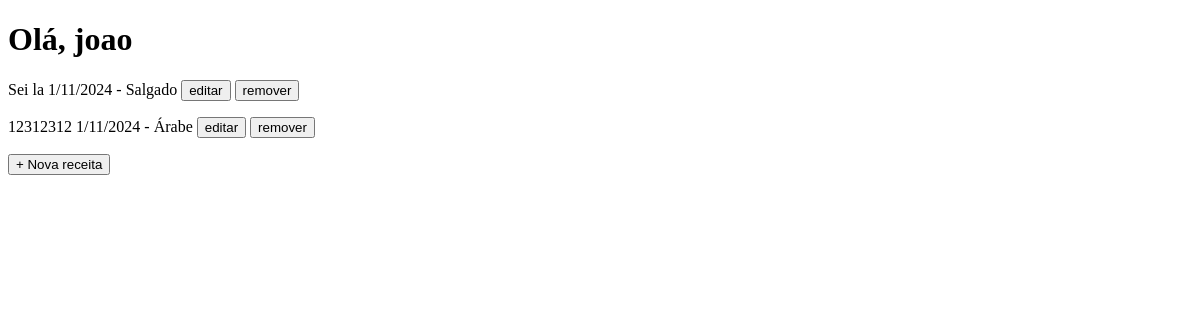
Page /recipes/ (signed in) on the earlier database version.
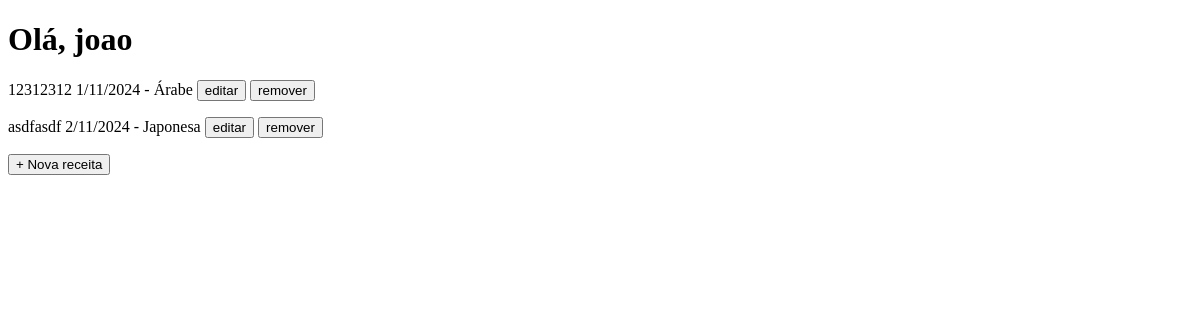
Same page on the later database version.
### recipebook/models.py (models this page shows, shortened)
class User(db.Model, UserMixin):
    __tablename__ = 'user'
    id = db.Column(db.Integer, primary_key=True, autoincrement=True)
    name = db.Column(db.String(50), nullable=False)
    email = db.Column(db.String(50), nullable=False, unique=True)
    password = db.Column(db.String(255), nullable=False)
    recipes = db.relationship('Recipe', backref='user', lazy=True, passive_deletes=True)
    liked_recipes = db.relationship('Recipe', secondary=likes, backref='liked_by')

class Recipe(db.Model):
    __tablename__ = 'recipe'
    id = db.Column(db.Integer, primary_key=True, autoincrement=True)
    user_id = db.Column(db.Integer, db.ForeignKey('user.id', ondelete="CASCADE"), nullable=False)
    title = db.Column(db.String(255), nullable=False)
    ingredients = db.Column(db.Text, nullable=False)
    steps = db.Column(db.Text, nullable=False)
    category_id = db.Column(db.Integer, db.ForeignKey('category.id', ondelete="CASCADE"), nullable=True)
    date_created = db.Column(db.DateTime(timezone=True), default=func.now())
    image_path = db.Column(db.String(255), nullable=True)

class Category(db.Model):
    __tablename__ = 'category'
    id = db.Column(db.Integer, primary_key=True, autoincrement=True)
    name = db.Column(db.String(100), nullable=False)

### recipebook/recipes.py (the view)
@bp.route('/', methods=['GET'])
@login_required
def home():
    query = (
        db.session.query(
            Recipe.id,
            Recipe.user_id,
            Recipe.title,
            Recipe.ingredients,
            Recipe.steps,
            Recipe.date_created,
            Recipe.image_path,
            Category.name.label("category_name")
        )
        .filter_by(user_id=current_user.id)
        .join(Category, Recipe.category_id == Category.id)
    )
    recipes = query.all()
    return render_template('home.html', recipes=recipes)

### recipebook/templates/home.html (shortened to what this page needs)
{% extends "base.html" %}
{% block body %}
<h1>Olá, {{current_user.name}}</h1>
{% for r in recipes %}
    <p>{{ r.title }} {{ r.date_created.day }}/{{ r.date_created.month }}/{{ r.date_created.year }} - {{ r.category_name }} <a href="/recipes/update/{{ r.id }}"><button>editar</button></a> <a href="/recipes/delete/{{ r.id }}"><button>remover</button></a></p>
{% endfor %}
<a href="/recipes/add"><button>+ Nova receita</button></a>
{% endblock %}

### recipebook/templates/base.html (shortened to what this page needs)
<!DOCTYPE html>
<html lang="en">
<head>
    <link rel="stylesheet" href="{{ url_for('static', filename='base.css') }}">
</head>
<body>
    {% block body %}
    {% endblock %}
</body>
</html>

Differences in the rows shown:
removed Recipe: title "Sei la", date_created.day "1", date_created.month "11", date_created.year "2024", category_name "Salgado"
added Recipe: title "asdfasdf", date_created.day "2", date_created.month "11", date_created.year "2024", category_name "Japonesa"
